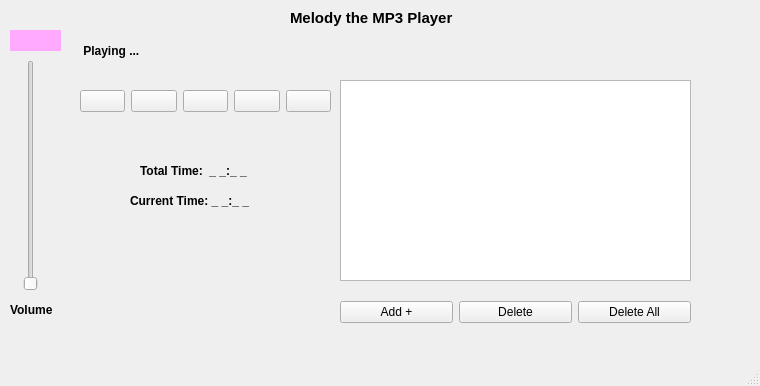
<?xml version="1.0" encoding="UTF-8"?>
<ui version="4.0">
 <class>MainWindow</class>
 <widget class="QMainWindow" name="MainWindow">
  <property name="geometry">
   <rect>
    <x>0</x>
    <y>0</y>
    <width>760</width>
    <height>386</height>
   </rect>
  </property>
  <property name="minimumSize">
   <size>
    <width>760</width>
    <height>386</height>
   </size>
  </property>
  <property name="maximumSize">
   <size>
    <width>760</width>
    <height>386</height>
   </size>
  </property>
  <property name="windowTitle">
   <string>Melody Player</string>
  </property>
  <property name="toolButtonStyle">
   <enum>Qt::ToolButtonIconOnly</enum>
  </property>
  <property name="documentMode">
   <bool>true</bool>
  </property>
  <property name="tabShape">
   <enum>QTabWidget::Rounded</enum>
  </property>
  <widget class="QWidget" name="centralwidget">
   <widget class="QLabel" name="label">
    <property name="geometry">
     <rect>
      <x>290</x>
      <y>10</y>
      <width>181</width>
      <height>16</height>
     </rect>
    </property>
    <property name="font">
     <font>
      <pointsize>11</pointsize>
      <weight>75</weight>
      <bold>true</bold>
     </font>
    </property>
    <property name="text">
     <string>Melody the MP3 Player</string>
    </property>
   </widget>
   <widget class="QSlider" name="verticalSliderVolume">
    <property name="geometry">
     <rect>
      <x>20</x>
      <y>60</y>
      <width>22</width>
      <height>231</height>
     </rect>
    </property>
    <property name="maximum">
     <number>100</number>
    </property>
    <property name="orientation">
     <enum>Qt::Vertical</enum>
    </property>
   </widget>
   <widget class="QLabel" name="labelVolumeDisplay">
    <property name="geometry">
     <rect>
      <x>10</x>
      <y>30</y>
      <width>51</width>
      <height>21</height>
     </rect>
    </property>
    <property name="font">
     <font>
      <pointsize>9</pointsize>
      <weight>75</weight>
      <bold>true</bold>
     </font>
    </property>
    <property name="acceptDrops">
     <bool>false</bool>
    </property>
    <property name="styleSheet">
     <string notr="true">background-color: rgb(255, 170, 255);</string>
    </property>
    <property name="text">
     <string/>
    </property>
    <property name="margin">
     <number>8</number>
    </property>
    <property name="indent">
     <number>1</number>
    </property>
   </widget>
   <widget class="QWidget" name="layoutWidget">
    <property name="geometry">
     <rect>
      <x>340</x>
      <y>300</y>
      <width>351</width>
      <height>25</height>
     </rect>
    </property>
    <layout class="QHBoxLayout" name="horizontalLayout">
     <item>
      <widget class="QPushButton" name="pushButtonAdd">
       <property name="text">
        <string>Add +</string>
       </property>
      </widget>
     </item>
     <item>
      <widget class="QPushButton" name="pushButtonDelete">
       <property name="text">
        <string>Delete</string>
       </property>
      </widget>
     </item>
     <item>
      <widget class="QPushButton" name="pushButtonDeleteAll">
       <property name="text">
        <string>Delete All</string>
       </property>
      </widget>
     </item>
    </layout>
   </widget>
   <widget class="QWidget" name="layoutWidget">
    <property name="geometry">
     <rect>
      <x>80</x>
      <y>80</y>
      <width>251</width>
      <height>42</height>
     </rect>
    </property>
    <layout class="QHBoxLayout" name="horizontalLayout_2">
     <item>
      <widget class="QPushButton" name="pushButtonMute_Unmute">
       <property name="styleSheet">
        <string notr="true"/>
       </property>
       <property name="text">
        <string/>
       </property>
       <property name="icon">
        <iconset>
         <selectedon>:/icon/icons/unmute.png</selectedon>
        </iconset>
       </property>
       <property name="iconSize">
        <size>
         <width>32</width>
         <height>32</height>
        </size>
       </property>
       <property name="checkable">
        <bool>false</bool>
       </property>
       <property name="autoExclusive">
        <bool>false</bool>
       </property>
       <property name="autoDefault">
        <bool>false</bool>
       </property>
       <property name="default">
        <bool>false</bool>
       </property>
       <property name="flat">
        <bool>false</bool>
       </property>
      </widget>
     </item>
     <item>
      <widget class="QPushButton" name="pushButtonRewind">
       <property name="styleSheet">
        <string notr="true"/>
       </property>
       <property name="text">
        <string/>
       </property>
       <property name="icon">
        <iconset>
         <selectedon>:/icon/icons/rewind.png</selectedon>
        </iconset>
       </property>
       <property name="iconSize">
        <size>
         <width>32</width>
         <height>32</height>
        </size>
       </property>
       <property name="checkable">
        <bool>false</bool>
       </property>
       <property name="autoExclusive">
        <bool>false</bool>
       </property>
       <property name="autoDefault">
        <bool>false</bool>
       </property>
       <property name="default">
        <bool>false</bool>
       </property>
       <property name="flat">
        <bool>false</bool>
       </property>
      </widget>
     </item>
     <item>
      <widget class="QPushButton" name="pushButtonPlay">
       <property name="styleSheet">
        <string notr="true"/>
       </property>
       <property name="text">
        <string/>
       </property>
       <property name="icon">
        <iconset>
         <selectedon>:/icon/icons/play.png</selectedon>
        </iconset>
       </property>
       <property name="iconSize">
        <size>
         <width>32</width>
         <height>32</height>
        </size>
       </property>
       <property name="checkable">
        <bool>false</bool>
       </property>
       <property name="autoExclusive">
        <bool>false</bool>
       </property>
       <property name="autoDefault">
        <bool>false</bool>
       </property>
       <property name="default">
        <bool>false</bool>
       </property>
       <property name="flat">
        <bool>false</bool>
       </property>
      </widget>
     </item>
     <item>
      <widget class="QPushButton" name="pushButtonForward">
       <property name="styleSheet">
        <string notr="true"/>
       </property>
       <property name="text">
        <string/>
       </property>
       <property name="icon">
        <iconset>
         <selectedon>:/icon/icons/forward.png</selectedon>
        </iconset>
       </property>
       <property name="iconSize">
        <size>
         <width>32</width>
         <height>32</height>
        </size>
       </property>
       <property name="checkable">
        <bool>false</bool>
       </property>
       <property name="autoExclusive">
        <bool>false</bool>
       </property>
       <property name="autoDefault">
        <bool>false</bool>
       </property>
       <property name="default">
        <bool>false</bool>
       </property>
       <property name="flat">
        <bool>false</bool>
       </property>
      </widget>
     </item>
     <item>
      <widget class="QPushButton" name="pushButtonStop">
       <property name="styleSheet">
        <string notr="true"/>
       </property>
       <property name="text">
        <string/>
       </property>
       <property name="icon">
        <iconset>
         <selectedon>:/icon/icons/stop.png</selectedon>
        </iconset>
       </property>
       <property name="iconSize">
        <size>
         <width>32</width>
         <height>32</height>
        </size>
       </property>
       <property name="checkable">
        <bool>false</bool>
       </property>
       <property name="autoExclusive">
        <bool>false</bool>
       </property>
       <property name="autoDefault">
        <bool>false</bool>
       </property>
       <property name="default">
        <bool>false</bool>
       </property>
       <property name="flat">
        <bool>false</bool>
       </property>
      </widget>
     </item>
    </layout>
   </widget>
   <widget class="QListWidget" name="listWidgetPlaylist">
    <property name="geometry">
     <rect>
      <x>340</x>
      <y>80</y>
      <width>351</width>
      <height>201</height>
     </rect>
    </property>
   </widget>
   <widget class="QLabel" name="label_2">
    <property name="geometry">
     <rect>
      <x>10</x>
      <y>300</y>
      <width>51</width>
      <height>20</height>
     </rect>
    </property>
    <property name="font">
     <font>
      <pointsize>9</pointsize>
      <weight>75</weight>
      <bold>true</bold>
     </font>
    </property>
    <property name="text">
     <string>Volume</string>
    </property>
   </widget>
   <widget class="QLabel" name="labelPlaying">
    <property name="geometry">
     <rect>
      <x>70</x>
      <y>40</y>
      <width>651</width>
      <height>21</height>
     </rect>
    </property>
    <property name="font">
     <font>
      <pointsize>9</pointsize>
      <weight>75</weight>
      <bold>true</bold>
     </font>
    </property>
    <property name="styleSheet">
     <string notr="true">border-color: rgb(0, 0, 0);</string>
    </property>
    <property name="text">
     <string>    Playing ...</string>
    </property>
    <property name="margin">
     <number>1</number>
    </property>
   </widget>
   <widget class="QLabel" name="labelTotalTime">
    <property name="geometry">
     <rect>
      <x>140</x>
      <y>160</y>
      <width>151</width>
      <height>21</height>
     </rect>
    </property>
    <property name="font">
     <font>
      <pointsize>9</pointsize>
      <weight>75</weight>
      <bold>true</bold>
     </font>
    </property>
    <property name="styleSheet">
     <string notr="true">border-color: rgb(0, 0, 0);</string>
    </property>
    <property name="text">
     <string>Total Time:  _ _:_ _</string>
    </property>
   </widget>
   <widget class="QLabel" name="labelCurrentTime">
    <property name="geometry">
     <rect>
      <x>130</x>
      <y>190</y>
      <width>161</width>
      <height>21</height>
     </rect>
    </property>
    <property name="font">
     <font>
      <pointsize>9</pointsize>
      <weight>75</weight>
      <bold>true</bold>
     </font>
    </property>
    <property name="styleSheet">
     <string notr="true">border-color: rgb(0, 0, 0);</string>
    </property>
    <property name="text">
     <string>Current Time: _ _:_ _</string>
    </property>
   </widget>
  </widget>
  <widget class="QMenuBar" name="menubar">
   <property name="geometry">
    <rect>
     <x>0</x>
     <y>0</y>
     <width>760</width>
     <height>21</height>
    </rect>
   </property>
  </widget>
  <widget class="QStatusBar" name="statusbar"/>
 </widget>
 <resources>
  <include location="icon.qrc"/>
 </resources>
 <connections/>
</ui>
